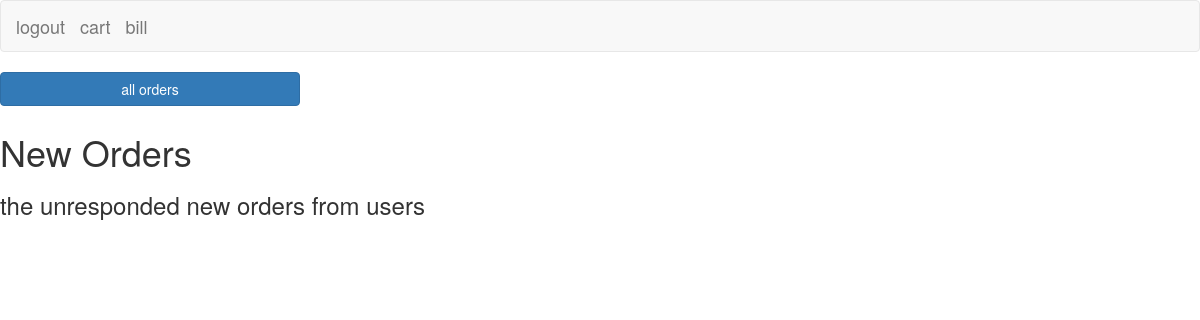
Page /products/orders_new on the earlier database version.
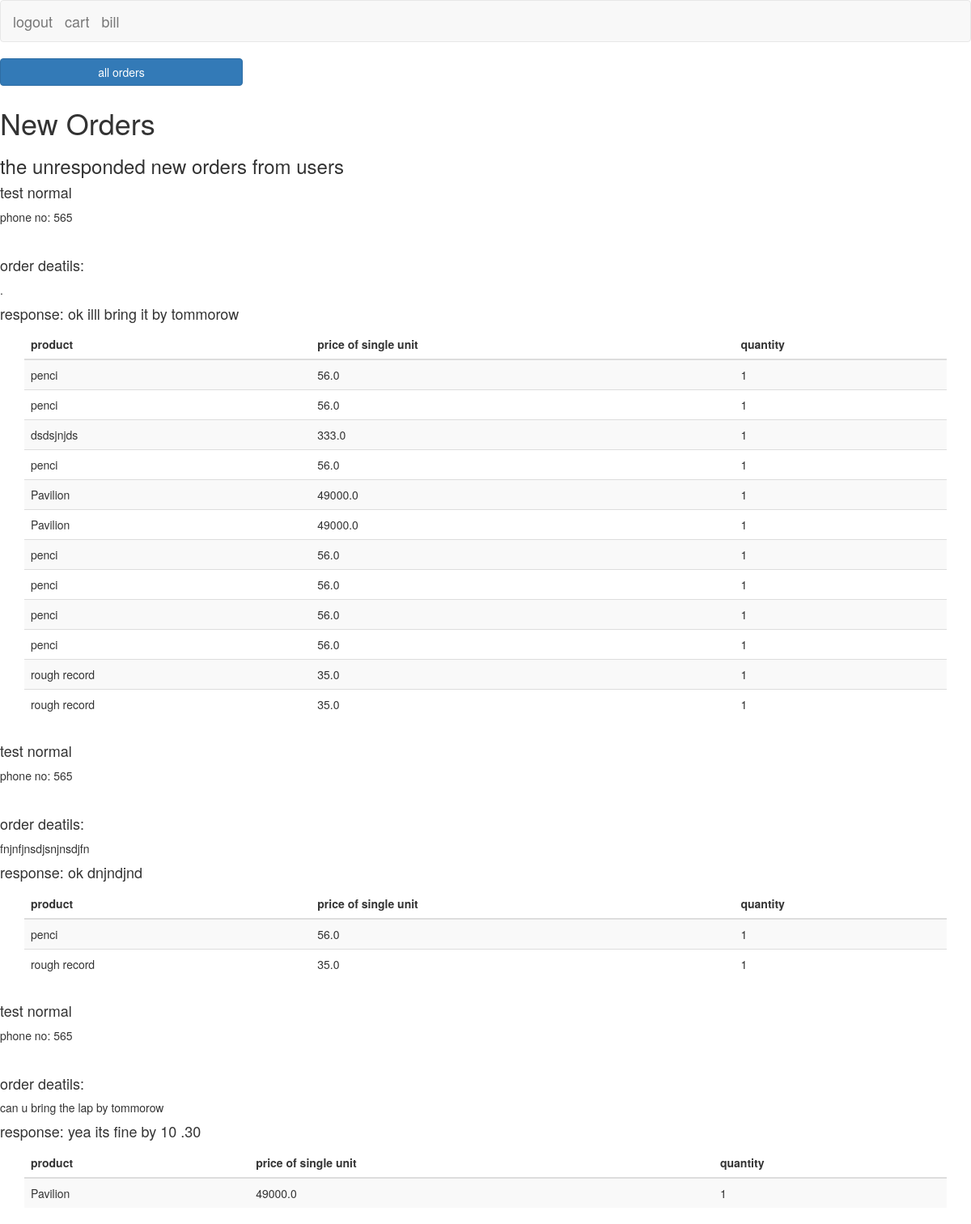
Same page on the later database version.
### list/models.py (models this page shows, shortened)
class User(models.Model):
    name = models.CharField(max_length=20)
    adm_no = models.IntegerField(primary_key=True)
    phone_no = models.IntegerField()
    cbid = models.ForeignKey(Batch, on_delete=models.CASCADE)
    password = models.CharField(max_length = 100)
    isadmin = models.IntegerField(default=0)

class Purchase(models.Model):
    purch_id = models.AutoField(primary_key=True)
    adm_no = models.ForeignKey(User, on_delete=models.CASCADE)
    purchase_date=models.DateField()
    remarks = models.CharField(max_length=200)
    response = models.CharField(max_length=200)
    responded = models.IntegerField(default=0)
    placed= models.IntegerField(default=0)
    total = models.FloatField()

class Product(models.Model):
    pname = models.CharField(max_length=30)
    product_id = models.AutoField(primary_key=True)
    p_short = models.CharField(max_length=10)
    price = models.FloatField()
    quantity = models.IntegerField()
    product_type = models.CharField(max_length=20)
    brand_name = models.CharField(max_length=20)
    expiry = models.IntegerField()
    expiry_month=models.DateField()
    effective_price = models.FloatField()
    mrp = models.FloatField()
    vat = models.FloatField()

class Plist(models.Model):
    purch_id = models.ForeignKey(Purchase, on_delete=models.CASCADE)
    product_id = models.ForeignKey(Product, on_delete=models.CASCADE)
    tfield = models.AutoField(primary_key=True)
    price = models.FloatField()
    quantity = models.IntegerField()

### list/views.py (the view)
def order_new(request):
    p=Purchase.objects.all().filter(placed=1)
    l=Plist.objects.all()
    u=User.objects.all()
    product=Product.objects.all()
    return render(request, 'list/order_all.html',{'u': u , 'p': p , 'l' : l, 'product' : product })

### list/templates/list/order_all.html (shortened to what this page needs)
{% extends 'list/base.html' %}
{% block nav  %}
<a class="btn btn-large btn-primary col-md-3" href="/products/orders_new">
 all orders</a><br /><br />
<h1>New Orders</h1>
<h3>the unresponded new orders from users</h3>
{%for pu in p%}
{%if pu.responded == 1 %}
{%for us in u%}
{%if pu.adm_no == us %}
<h4>{{us.name}}</h4>
<p>
  phone no: {{us.phone_no}}
</p>
<br />
{%endif%}
{%endfor%}
<h4>order deatils:</h4>
<p>
  {{pu.remarks}}
</p>
<h4>response: {{pu.response}}</h4>
<div class="container">
  <table class="table table-striped">
    <thead>
      <tr>
        <th>product</th>
        <th>price of single unit</th>
        <th>quantity</th>
      </tr>
    </thead>
    <tbody>
      {%for i in l%}
      {%if i.purch_id == pu%}
      <tr>
          {%for j in product%}
          {%if i.product_id == j%}
        <td>{{j.pname}}</td>
        <td>{{j.price}}</td>
        <td>{{i.quantity}}</td>
        {%endif%}
        {%endfor%}
      </tr>
      {%endif%}
      {%endfor%}
    </tbody>
  </table>
</div>
{%endif%}
{%endfor%}
{% endblock  %}

Differences in the rows shown:
added Purchase: remarks ".", response "ok illl bring it by tommorow"
added User: name "test normal", phone_no "565"
added Plist: quantity "1"
now on this page (row edited): Product: pname "penci", price "56.0"
added Plist: quantity "1"
added Plist: quantity "1"
now on this page (row edited): Product: pname "dsdsjnjds", price "333.0"
added Plist: quantity "1"
added Plist: quantity "1"
now on this page (row edited): Product: pname "Pavilion", price "49000.0"
added Plist: quantity "1"
added Plist: quantity "1"
added Plist: quantity "1"
added Plist: quantity "1"
added Plist: quantity "1"
added Plist: quantity "1"
now on this page (row edited): Product: pname "rough record", price "35.0"
added Plist: quantity "1"
added Purchase: remarks "fnjnfjnsdjsnjnsdjfn", response "ok dnjndjnd"
added Plist: quantity "1"
added Plist: quantity "1"
added Purchase: remarks "can u bring the lap by tommorow", response "yea its fine by 10 .30"
added Plist: quantity "1"
